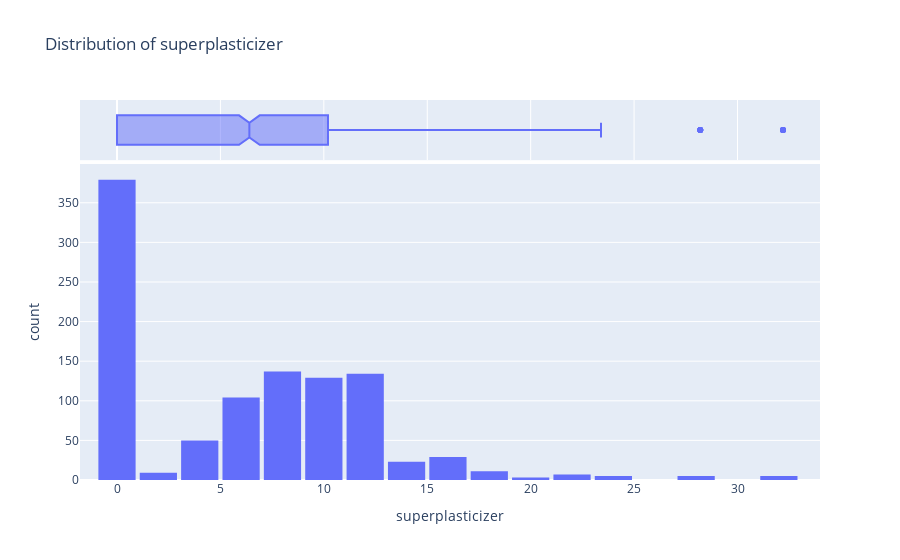

Here is the notebook cell this chart was saved with:
### Code cell
fig = px.histogram(df,x='superplasticizer',marginal='box',nbins=21,title='Distribution of superplasticizer')
fig.update_layout(bargap=0.1)
fig.show()

### Figure 1 — Plotly figure (JSON) as saved in the notebook; plotly's stock layout.template omitted (floating-point values rounded to 4 significant figures; data arrays with more than 128 entries replaced by an {"elided": "..."} marker saying what was removed)
{"data": [{"alignmentgroup": "True", "bingroup": "x", "hovertemplate": "superplasticizer=%{x}<br>count=%{y}<extra></extra>", "legendgroup": "", "marker": {"color": "#636efa", "pattern": {"shape": ""}}, "name": "", "nbinsx": 21, "offsetgroup": "", "orientation": "v", "showlegend": false, "type": "histogram", "x": {"elided": "1030 float values"}, "xaxis": "x", "yaxis": "y"}, {"alignmentgroup": "True", "hovertemplate": "superplasticizer=%{x}<extra></extra>", "legendgroup": "", "marker": {"color": "#636efa"}, "name": "", "notched": true, "offsetgroup": "", "showlegend": false, "type": "box", "x": {"elided": "1030 float values"}, "xaxis": "x2", "yaxis": "y2"}], "layout": {"bargap": 0.1, "barmode": "relative", "legend": {"tracegroupgap": 0}, "title": {"text": "Distribution of superplasticizer"}, "xaxis": {"anchor": "y", "domain": [0, 1], "title": {"text": "superplasticizer"}}, "xaxis2": {"anchor": "y2", "domain": [0, 1], "matches": "x", "showgrid": true, "showticklabels": false}, "yaxis": {"anchor": "x", "domain": [0, 0.8316], "title": {"text": "count"}}, "yaxis2": {"anchor": "x2", "domain": [0.8416, 1], "matches": "y2", "showgrid": false, "showline": false, "showticklabels": false, "ticks": ""}}}
